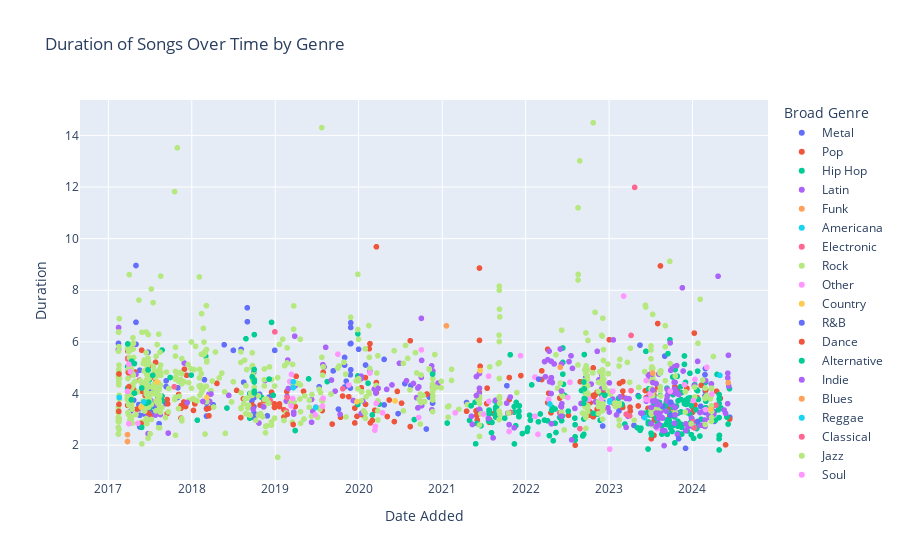

Notebook code for this chart:
### Code cell
top_genres = ['Alternative', 'Dance', 'Electronic', 'Hip Hop', 'Indie', 'Latin', 'Metal', 'Other', 'Pop', 'Rock']
df_top_genres = df[df['Broad Genre'].isin(top_genres)]
fig = px.scatter(df, y='Duration', x='Date Added', color='Broad Genre', hover_data={'Track Name': True}, title='Duration of Songs Over Time by Genre')
fig.show()

### Figure 1 — Plotly figure (JSON) as saved in the notebook; plotly's stock layout.template omitted (floating-point values rounded to 4 significant figures; data arrays with more than 128 entries replaced by an {"elided": "..."} marker saying what was removed)
{"data": [{"customdata": [["A Place for My Head"], ["Lying from You"], ["Figure.09"], ["Hearts Burst into Fire"], ["Question!"], ["Wish I Had an Angel"], ["Animal I Have Become"], ["Welcome to the Family"], ["The Trooper - 2015 Remaster"], ["Everybody's Fool"], ["Unholy Confessions"], ["Almost Easy"], ["Chop Suey!"], ["So Far Away"], ["Afterlife"], ["Aerials"], ["The Middle"], ["Lost"], ["The Phantom Of The Opera"], ["IN MY REMAINS"], ["Points of Authority"], ["No More Sorrow"], ["Bleed It Out"], ["I Miss You"], ["Show Me How to Live"], ["Toxicity"], ["Final Masquerade"], ["POWERLESS"], ["Amaranth"], ["End Of All Hope"], ["One Step Closer"], ["Bullet With Butterfly Wings - Remastered 2012"], ["Future Days"], ["Conquer Or Die"], ["Tornado Of Souls - 2004 Remix"], ["This Ain't A Love Song"], ["The Devil in I"], ["Alone"], ["Heretic"], ["Buried Alive"], ["Dear God"], ["Solway Firth"], ["Duality"], ["Psychosocial"], ["New Divide"], ["Hail to the King"], ["Carry On"], ["Shepherd of Fire"], ["Even Flow"], ["B.Y.O.B."], ["Sirens"], ["Waiting for the End"], ["Don't Stay"], ["One Last Breath"], ["Iridescent"], ["BURN IT DOWN"], ["Shadow of the Day"], ["Forgotten"], ["Leave Out All The Rest"], ["Runaway"], ["You Give Love A Bad Name"], ["Fury Of The Storm"], ["Through The Fire And Flames"], ["1979 - Remastered 2012"], ["Black"], ["Sirens"], ["Always"], ["Somewhere I Belong"], ["Numb"], ["In Pieces"], ["CASTLE OF GLASS"], ["Welcome To The Jungle"], ["Burning in the Skies"], ["Runaway"], ["Walk"], ["The Pretender"], ["Battle Symphony"], ["One More Light"], ["Heavy (feat. Kiiara)"], ["Talking to Myself"], ["Going Under"], ["Crawling"], ["Breaking the Habit"], ["In the End"], ["Everlong"], ["Today - 2011 Remaster"], ["Livin' On A Prayer"], ["Be Yourself"], ["Knockin' On Heaven's Door"], ["Over and Over"], ["Given Up"], ["Faint"], ["LOST IN THE ECHO"], ["What I've Done"], ["Like a Stone"], ["Invisible"], ["Sweet Child O' Mine"], ["Paradise City"], ["November Rain"], ["It's My Life"], ["I Hate Everything About You"], ["Last Resort"], ["Kryptonite"], ["Symphony Of Destruction - Remastered 2012"], ["Alive"], ["Sweet Child O' Mine"]], "hovertemplate": "Broad Genre=Metal<br>Date Added=%{x}<br>Duration=%{y}<br>Track Name=%{customdata[0]}<extra></extra>", "legendgroup": "Metal", "marker": {"color": "#636efa", "symbol": "circle"}, "mode": "markers", "name": "Metal", "showlegend": true, "type": "scattergl", "x": ["2024-06-12 12:45:21-05:00", "2024-04-05 14:12:20-05:00", "2024-04-05 14:01:47-05:00", "2024-02-26 15:27:38-05:00", "2024-02-26 15:16:37-05:00", "2024-02-26 15:11:24-05:00", "2024-02-26 15:08:43-05:00", "2024-02-25 22:23:43-05:00", "2024-02-24 21:06:19-05:00", "2024-02-24 21:00:20-05:00", "2024-02-24 20:38:17-05:00", "2024-02-24 20:34:31-05:00", "2024-02-05 23:14:25-05:00", "2023-09-01 12:45:59-05:00", "2023-05-16 07:57:03-05:00", "2023-05-08 08:20:09-05:00", "2023-04-19 22:25:57-05:00", "2023-02-13 11:52:50-05:00", "2022-12-05 21:46:52-05:00", "2022-12-03 21:44:56-05:00", "2022-12-03 21:38:09-05:00", "2022-12-03 21:36:17-05:00", "2022-12-03 21:36:07-05:00", "2022-09-28 19:29:05-05:00", "2022-09-21 16:19:09-05:00", "2021-04-17 11:12:21-05:00", "2020-11-19 17:15:36-05:00", "2020-11-19 16:15:03-05:00", "2020-11-05 17:54:15-05:00", "2020-11-05 17:51:03-05:00", "2020-10-23 09:33:54-05:00", "2020-08-16 20:56:29-05:00", "2020-07-21 10:50:43-05:00", "2020-04-21 18:36:14-05:00", "2020-04-21 18:28:15-05:00", "2020-01-31 08:20:37-05:00", "2020-01-01 01:25:29-05:00", "2019-11-28 10:47:20-05:00", "2019-11-27 16:33:56-05:00", "2019-11-27 16:30:02-05:00", "2019-11-27 16:28:32-05:00", "2019-11-25 22:40:28-05:00", "2019-11-25 22:36:25-05:00", "2019-11-25 22:30:48-05:00", "2019-11-07 22:14:28-05:00", "2019-10-31 16:00:43-05:00", "2019-10-31 15:55:57-05:00", "2019-10-31 15:54:20-05:00", "2019-09-11 20:58:56-05:00", "2019-07-12 11:09:43-05:00", "2018-12-29 23:48:55-05:00", "2018-12-05 18:47:50-05:00", "2018-11-27 13:27:13-05:00", "2018-10-24 17:32:56-05:00", "2018-09-29 21:11:39-05:00", "2018-09-29 21:11:10-05:00", "2018-09-29 21:10:45-05:00", "2018-09-29 21:08:14-05:00", "2018-09-29 21:08:09-05:00", "2018-09-29 21:04:36-05:00", "2018-09-20 23:11:33-05:00", "2018-09-01 08:49:51-05:00", "2018-08-31 22:25:44-05:00", "2018-08-16 00:13:46-05:00", "2018-08-04 21:54:30-05:00", "2018-07-01 21:38:27-05:00", "2018-05-22 15:52:06-05:00", "2018-04-04 06:39:13-05:00", "2018-03-06 12:44:06-05:00", "2018-03-06 12:42:37-05:00", "2018-03-06 12:42:11-05:00", "2018-02-25 11:23:23-05:00", "2017-10-31 18:00:24-05:00", "2017-10-30 18:12:39-05:00", "2017-09-10 18:31:56-05:00", "2017-09-10 18:31:29-05:00", "2017-09-10 02:10:53-05:00", "2017-08-10 23:53:24-05:00", "2017-08-10 22:15:07-05:00", "2017-08-06 01:30:41-05:00", "2017-08-02 11:47:34-05:00", "2017-07-20 22:10:53-05:00", "2017-07-20 22:10:45-05:00", "2017-07-20 22:10:36-05:00", "2017-07-16 21:30:15-05:00", "2017-06-28 20:51:52-05:00", "2017-06-25 20:47:18-05:00", "2017-06-23 18:57:22-05:00", "2017-06-23 18:45:12-05:00", "2017-06-09 06:27:56-05:00", "2017-05-18 22:11:28-05:00", "2017-05-18 21:58:52-05:00", "2017-05-18 21:58:22-05:00", "2017-05-18 21:58:09-05:00", "2017-05-18 13:19:59-05:00", "2017-05-14 10:45:40-05:00", "2017-05-01 22:03:12-05:00", "2017-05-01 22:03:04-05:00", "2017-05-01 22:02:49-05:00", "2017-04-21 16:09:54-05:00", "2017-04-09 18:45:17-05:00", "2017-04-09 18:40:14-05:00", "2017-04-09 18:33:46-05:00", "2017-04-02 17:26:17-05:00", "2017-02-14 09:32:42-05:00", "2017-02-14 09:32:04-05:00"], "xaxis": "x", "y": [3.077, 2.918, 3.292, 4.966, 3.343, 4.1, 3.857, 4.093, 4.212, 3.265, 4.73, 3.902, 3.504, 5.447, 5.874, 3.918, 2.764, 3.322, 4.145, 3.345, 3.337, 3.695, 2.74, 3.788, 4.631, 3.649, 3.627, 3.741, 3.857, 3.897, 2.622, 4.308, 4.382, 3.558, 5.321, 5.104, 5.714, 5.938, 4.92, 6.74, 6.558, 5.926, 4.21, 4.723, 4.477, 5.098, 4.251, 5.397, 4.876, 4.258, 5.672, 3.861, 3.132, 3.971, 4.943, 3.838, 4.832, 3.24, 3.488, 3.066, 3.712, 6.78, 7.32, 4.437, 5.711, 5.672, 5.889, 3.566, 3.125, 3.634, 3.423, 4.534, 4.219, 3.844, 4.266, 4.49, 3.605, 4.251, 2.83, 3.855, 3.582, 3.483, 3.269, 3.615, 4.176, 3.353, 4.172, 4.65, 5.6, 3.198, 3.155, 2.702, 3.419, 3.42, 4.899, 3.572, 5.909, 6.761, 8.958, 3.742, 3.858, 3.332, 3.899, 4.032, 5.682, 5.94], "yaxis": "y"}, {"customdata": {"elided": "186x1 str values"}, "hovertemplate": "Broad Genre=Pop<br>Date Added=%{x}<br>Duration=%{y}<br>Track Name=%{customdata[0]}<extra></extra>", "legendgroup": "Pop", "marker": {"color": "#EF553B", "symbol": "circle"}, "mode": "markers", "name": "Pop", "showlegend": true, "type": "scattergl", "x": {"elided": "186 str values"}, "xaxis": "x", "y": {"elided": "186 float values"}, "yaxis": "y"}, {"customdata": {"elided": "227x1 str values"}, "hovertemplate": "Broad Genre=Hip Hop<br>Date Added=%{x}<br>Duration=%{y}<br>Track Name=%{customdata[0]}<extra></extra>", "legendgroup": "Hip Hop", "marker": {"color": "#00cc96", "symbol": "circle"}, "mode": "markers", "name": "Hip Hop", "showlegend": true, "type": "scattergl", "x": {"elided": "227 str values"}, "xaxis": "x", "y": {"elided": "227 float values"}, "yaxis": "y"}, {"customdata": {"elided": "185x1 str values"}, "hovertemplate": "Broad Genre=Latin<br>Date Added=%{x}<br>Duration=%{y}<br>Track Name=%{customdata[0]}<extra></extra>", "legendgroup": "Latin", "marker": {"color": "#ab63fa", "symbol": "circle"}, "mode": "markers", "name": "Latin", "showlegend": true, "type": "scattergl", "x": {"elided": "185 str values"}, "xaxis": "x", "y": {"elided": "185 float values"}, "yaxis": "y"}, {"customdata": [["Something About You"]], "hovertemplate": "Broad Genre=Funk<br>Date Added=%{x}<br>Duration=%{y}<br>Track Name=%{customdata[0]}<extra></extra>", "legendgroup": "Funk", "marker": {"color": "#FFA15A", "symbol": "circle"}, "mode": "markers", "name": "Funk", "showlegend": true, "type": "scattergl", "x": ["2024-06-05 11:35:28-05:00"], "xaxis": "x", "y": [4.417], "yaxis": "y"}, {"customdata": [["So Many Ways to Get Downtown"], ["Young Soul"], ["Kind Reminder"], ["Musta Been a Ghost"]], "hovertemplate": "Broad Genre=Americana<br>Date Added=%{x}<br>Duration=%{y}<br>Track Name=%{customdata[0]}<extra></extra>", "legendgroup": "Americana", "marker": {"color": "#19d3f3", "symbol": "circle"}, "mode": "markers", "name": "Americana", "showlegend": true, "type": "scattergl", "x": ["2024-04-29 22:09:51-05:00", "2023-01-04 07:57:32-05:00", "2023-01-04 07:53:30-05:00", "2023-01-03 21:41:52-05:00"], "xaxis": "x", "y": [4.703, 3.722, 3.989, 3.668], "yaxis": "y"}, {"customdata": [["Don't You Worry Child - Radio Edit"], ["Naquele Pique"], ["Frikitona"], ["Animal Rights"], ["Shrunken Heads"], ["Gettin' Over You (feat. Fergie & LMFAO)"], ["Gingoba"], ["Dos"], ["You Spin Me Round (Like a Record)"], ["Sexy Bitch (feat. Akon)"], ["Omen"], ["Magnets"], ["Sonnenkind - MÖWE Remix"], ["Stole the Show"], ["Latch"], ["Into the Light"], ["You & Me - Flume Remix"], ["One More Time"]], "hovertemplate": "Broad Genre=Electronic<br>Date Added=%{x}<br>Duration=%{y}<br>Track Name=%{customdata[0]}<extra></extra>", "legendgroup": "Electronic", "marker": {"color": "#FF6692", "symbol": "circle"}, "mode": "markers", "name": "Electronic", "showlegend": true, "type": "scattergl", "x": ["2024-04-12 23:45:33-05:00", "2024-01-08 20:32:59-05:00", "2024-01-04 16:12:24-05:00", "2023-04-07 02:39:22-05:00", "2023-04-07 02:37:23-05:00", "2023-04-01 00:37:02-05:00", "2023-03-16 20:48:10-05:00", "2022-08-26 10:09:29-05:00", "2022-05-29 22:33:29-05:00", "2021-10-26 14:49:26-05:00", "2019-02-22 11:16:39-05:00", "2019-02-18 18:51:13-05:00", "2018-12-30 12:35:26-05:00", "2018-12-10 20:04:36-05:00", "2017-10-16 06:01:07-05:00", "2017-05-16 21:16:42-05:00", "2017-04-15 20:12:31-05:00", "2017-03-26 10:06:40-05:00"], "xaxis": "x", "y": [3.548, 2.666, 2.907, 6.251, 4.109, 3.133, 3.198, 2.639, 3.252, 3.264, 3.837, 3.321, 6.387, 3.72, 4.261, 4.52, 4.714, 5.339], "yaxis": "y"}, {"customdata": {"elided": "601x1 str values"}, "hovertemplate": "Broad Genre=Rock<br>Date Added=%{x}<br>Duration=%{y}<br>Track Name=%{customdata[0]}<extra></extra>", "legendgroup": "Rock", "marker": {"color": "#B6E880", "symbol": "circle"}, "mode": "markers", "name": "Rock", "showlegend": true, "type": "scattergl", "x": {"elided": "601 str values"}, "xaxis": "x", "y": {"elided": "601 float values"}, "yaxis": "y"}, {"customdata": [["Mi Ideología"], ["Me Hace Daño Verte"], ["La Puerta"], ["M.A - Remix"], ["Dog Days"], ["Amor del Bueno"], ["La Locura Automática - Reggaeton"], ["Ni Una Ni Dos"], ["Bailame Despacio Vs La Player - Remix"], ["Bajo"], ["Dime"], ["Loco por Volverte a Ver"], ["KOMM, SUSSER TOD - M-10 Director's Edit Version"], ["The Cruel Angel's Thesis (Director's Edit Version)"], ["Peach Trees"], ["Tengo"], ["Remember Summer Days (Night Tempo Showa Groove Mix)"], ["memories"], ["Comedy"], ["Believe (ONE PIECE)"], ["Kirameki"], ["STAND PROUD"], ["CRAZY NOISY BIZARRE TOWN"], ["Kaikai Kitan"], ["No Me Conocen (Remix) [con DUKI, Rei & Tiago PZK]"], ["Kelly"], ["I Had Control"], ["Esta Cobardía"], ["Maravillosos"], ["Se Fue la Luz"], ["Sueño en la Altura"], ["Verte Pasar"], ["Mr Blue"], ["El Che y los Rolling Stones"], ["Nora en Abril"], ["Da Ya Think I'm Sexy?"], ["Speechless (Full)"], ["Bad News Ain't No News At All"], ["A l'assaut (des ombres sur l'o)"], ["Louder Than Words"], ["What You Need"], ["Lost Stars"]], "hovertemplate": "Broad Genre=Other<br>Date Added=%{x}<br>Duration=%{y}<br>Track Name=%{customdata[0]}<extra></extra>", "legendgroup": "Other", "marker": {"color": "#FF97FF", "symbol": "circle"}, "mode": "markers", "name": "Other", "showlegend": true, "type": "scattergl", "x": ["2024-03-25 20:22:10-05:00", "2024-03-03 19:08:05-05:00", "2024-02-27 14:22:43-05:00", "2024-01-11 17:21:35-05:00", "2024-01-04 08:26:47-05:00", "2023-11-26 21:14:38-05:00", "2023-09-25 11:08:17-05:00", "2023-07-29 19:32:00-05:00", "2023-06-30 09:01:59-05:00", "2023-06-26 20:40:58-05:00", "2023-06-12 13:16:29-05:00", "2023-06-11 18:48:41-05:00", "2023-03-05 18:17:12-05:00", "2023-01-17 19:03:59-05:00", "2023-01-03 21:50:43-05:00", "2022-11-29 15:47:41-05:00", "2022-10-04 21:58:20-05:00", "2022-07-13 19:49:32-05:00", "2022-07-04 07:19:21-05:00", "2022-04-11 10:53:49-05:00", "2022-02-23 19:55:30-05:00", "2022-02-10 16:32:17-05:00", "2022-02-10 16:32:05-05:00", "2021-07-24 08:21:33-05:00", "2021-07-22 16:13:50-05:00", "2021-06-30 12:47:51-05:00", "2021-02-26 20:16:55-05:00", "2020-10-01 18:05:54-05:00", "2020-09-19 15:10:14-05:00", "2020-04-14 22:21:26-05:00", "2020-03-17 22:30:58-05:00", "2020-03-14 12:01:43-05:00", "2020-03-11 19:55:01-05:00", "2020-02-19 08:11:27-05:00", "2019-11-18 21:20:50-05:00", "2019-10-02 11:05:02-05:00", "2019-06-27 18:17:44-05:00", "2019-06-24 21:22:50-05:00", "2019-03-18 11:00:01-05:00", "2019-03-13 09:44:31-05:00", "2019-03-11 17:14:39-05:00", "2019-03-05 19:36:32-05:00"], "xaxis": "x", "y": [3.977, 5.013, 3.376, 4.545, 3.727, 4.341, 4.089, 2.642, 3.985, 3.734, 4.503, 3.766, 7.775, 4.085, 1.845, 3.806, 3.782, 4.437, 3.844, 3.77, 2.417, 4.634, 3.112, 3.69, 4.671, 3.2, 3.252, 5.689, 3.069, 3.252, 3.616, 2.724, 2.577, 4.792, 4.328, 5.522, 3.48, 3.172, 3.802, 4.738, 3.518, 4.464], "yaxis": "y"}, {"customdata": [["Things A Man Oughta Know"], ["Tennessee Whiskey"], ["If I Die Young"], ["Jesus, Etc."], ["Yours If You Want It"]], "hovertemplate": "Broad Genre=Country<br>Date Added=%{x}<br>Duration=%{y}<br>Track Name=%{customdata[0]}<extra></extra>", "legendgroup": "Country", "marker": {"color": "#FECB52", "symbol": "circle"}, "mode": "markers", "name": "Country", "showlegend": true, "type": "scattergl", "x": ["2024-03-21 02:36:54-05:00", "2021-06-15 20:13:50-05:00", "2020-06-08 14:53:31-05:00", "2018-03-08 01:33:09-05:00", "2017-05-23 21:40:58-05:00"], "xaxis": "x", "y": [3.39, 4.888, 3.713, 3.85, 3.479], "yaxis": "y"}, {"customdata": [["Eres Para Mí"], ["cómo dormiste?"], ["FLEXXX"], ["Mejor No Nos Vemos"], ["SHORTY QUE TE VAYA BN <3"], ["A Mí"], ["Mimosas - Remix"], ["Beat It"], ["Adorn"], ["Say a Little Prayer - Live"]], "hovertemplate": "Broad Genre=R&B<br>Date Added=%{x}<br>Duration=%{y}<br>Track Name=%{customdata[0]}<extra></extra>", "legendgroup": "R&B", "marker": {"color": "#636efa", "symbol": "circle"}, "mode": "markers", "name": "R&B", "showlegend": true, "type": "scattergl", "x": ["2024-01-22 17:55:49-05:00", "2023-12-01 15:12:57-05:00", "2023-11-01 13:16:26-05:00", "2023-09-28 01:00:39-05:00", "2023-09-28 00:57:18-05:00", "2023-08-22 21:10:36-05:00", "2022-02-27 00:40:51-05:00", "2021-10-10 20:24:24-05:00", "2020-06-21 20:40:43-05:00", "2019-10-04 18:13:27-05:00"], "xaxis": "x", "y": [2.914, 1.876, 2.247, 3.153, 3.661, 3.495, 4.556, 4.301, 3.219, 3.393], "yaxis": "y"}, {"customdata": [["I See the Light"], ["Dance Yrself Clean"], ["Lasso"], ["Disco Inferno - Single Edit"], ["Le Freak - Edit"], ["Night Fever - From \"Saturday Night Fever\" Soundtrack"], ["Sing a Song"], ["Shining Star"], ["Be My Lady"], ["Boogie Wonderland"], ["Stayin' Alive - 2007 Remastered Version Saturday Night Fever"], ["September"], ["Walking On A Dream"]], "hovertemplate": "Broad Genre=Dance<br>Date Added=%{x}<br>Duration=%{y}<br>Track Name=%{customdata[0]}<extra></extra>", "legendgroup": "Dance", "marker": {"color": "#EF553B", "symbol": "circle"}, "mode": "markers", "name": "Dance", "showlegend": true, "type": "scattergl", "x": ["2024-01-08 20:26:35-05:00", "2023-08-13 18:22:16-05:00", "2019-03-20 20:07:22-05:00", "2019-02-22 14:58:26-05:00", "2019-01-19 21:44:15-05:00", "2019-01-19 21:22:54-05:00", "2018-03-06 23:57:13-05:00", "2017-05-23 21:31:38-05:00", "2017-03-31 17:30:39-05:00", "2017-03-29 20:27:58-05:00", "2017-02-16 12:09:24-05:00", "2017-02-16 12:05:38-05:00", "2017-02-15 14:30:18-05:00"], "xaxis": "x", "y": [6.338, 8.941, 2.798, 3.192, 3.595, 3.492, 3.398, 2.836, 4.26, 4.805, 4.756, 3.58, 3.307], "yaxis": "y"}, {"customdata": [["hot girl bummer (with Khea) - Khea Remix"], ["No More Lies"], ["Love to Hate You"], ["Sparks"], ["My Universe"], ["Til Kingdom Come"], ["People of The Pride"], ["Humankind"], ["Higher Power"], ["Charlie Brown"], ["Adventure of a Lifetime"], ["Friday I'm in Love"], ["Fun (feat. Tove Lo)"], ["Come On Eileen"], ["Tainted Love"], ["Go!"], ["Up&Up"], ["Trouble"], ["Life in Technicolor ii"], ["Yellow"], ["Viva La Vida"], ["Army of One"], ["Amazing Day"], ["Fix You"], ["Paradise"], ["Quello Che Non C'è"], ["Everglow"], ["A L I E N S"], ["I Ran (So Far Away) - Single Edit"], ["Sin aliento"], ["Ni tú ni nadie"], ["Karma Chameleon - Remastered 2002"], ["Boys Don't Cry"], ["Every Teardrop Is a Waterfall"], ["The Scientist"], ["Fascination Street - Remastered"], ["Take on Me"], ["Hypnotised"]], "hovertemplate": "Broad Genre=Alternative<br>Date Added=%{x}<br>Duration=%{y}<br>Track Name=%{customdata[0]}<extra></extra>", "legendgroup": "Alternative", "marker": {"color": "#00cc96", "symbol": "circle"}, "mode": "markers", "name": "Alternative", "showlegend": true, "type": "scattergl", "x": ["2024-01-05 22:29:22-05:00", "2023-11-26 19:07:56-05:00", "2022-12-13 16:59:21-05:00", "2022-09-17 16:10:02-05:00", "2022-09-14 07:44:17-05:00", "2022-09-14 07:36:00-05:00", "2022-09-12 08:09:46-05:00", "2022-09-12 08:09:35-05:00", "2021-05-07 08:41:04-05:00", "2020-11-19 16:42:31-05:00", "2020-02-11 08:15:57-05:00", "2019-12-28 17:16:41-05:00", "2019-08-16 16:51:44-05:00", "2019-05-27 06:51:16-05:00", "2019-03-29 14:19:11-05:00", "2018-12-23 10:54:30-05:00", "2018-12-15 23:02:43-05:00", "2018-12-05 14:37:15-05:00", "2018-10-01 16:51:31-05:00", "2018-10-01 16:51:24-05:00", "2018-10-01 16:51:18-05:00", "2018-10-01 16:49:52-05:00", "2018-10-01 16:44:16-05:00", "2018-09-30 22:36:00-05:00", "2018-09-22 11:37:40-05:00", "2018-08-26 01:58:53-05:00", "2017-12-29 13:39:19-05:00", "2017-07-13 21:56:20-05:00", "2017-06-25 20:46:54-05:00", "2017-06-23 16:32:36-05:00", "2017-06-15 17:17:07-05:00", "2017-05-26 16:30:36-05:00", "2017-05-26 12:31:55-05:00", "2017-04-24 22:08:24-05:00", "2017-04-24 22:08:15-05:00", "2017-04-13 08:10:52-05:00", "2017-04-11 22:36:32-05:00", "2017-03-26 11:49:38-05:00"], "xaxis": "x", "y": [2.262, 5.454, 3.933, 3.785, 3.8, 4.178, 3.621, 4.445, 3.522, 4.753, 4.396, 3.573, 4.459, 4.566, 2.563, 3.929, 6.755, 4.557, 4.085, 4.446, 4.024, 6.28, 4.518, 4.926, 4.645, 6.122, 4.712, 4.707, 3.666, 4.913, 3.617, 4.213, 2.687, 4.013, 5.16, 5.253, 3.755, 5.92], "yaxis": "y"}, {"customdata": [["She Calls Me Back (with Kacey Musgraves)"], ["sangria"], ["slow motion"], ["nightmares"], ["Under The Light"], ["Mad Visions"], ["Super Slow"], ["Just for a Minute"], ["RUN"], ["Skinny"], ["Alter Ego"], ["Break My Baby"], ["Hey Gringo"], ["Too Much Time Together"], ["About You"], ["Trouble’s Coming"], ["Oblivion"], ["See The Sun"], ["Do You Wanna"], ["Junk Of The Heart (Happy)"], ["Ooh La"], ["Sweet Emotion"], ["Westside"], ["The Things We Do"], ["El Pozo"], ["Simple Song"], ["No Te Me Achores"], ["Pan y Circo"], ["Cough Syrup"], ["Los Amigos Que Perdí"], ["Karaoke Katmandú"], ["El Momento"], ["Melancolía Blue Blue Blue"], ["Naive"], ["Call It What You Want"], ["Bad Habit"], ["Triciclo Perú"], ["Mistakes"]], "hovertemplate": "Broad Genre=Indie<br>Date Added=%{x}<br>Duration=%{y}<br>Track Name=%{customdata[0]}<extra></extra>", "legendgroup": "Indie", "marker": {"color": "#ab63fa", "symbol": "circle"}, "mode": "markers", "name": "Indie", "showlegend": true, "type": "scattergl", "x": ["2023-10-22 14:29:19-05:00", "2023-10-16 20:28:37-05:00", "2023-10-16 20:22:24-05:00", "2023-10-16 20:20:48-05:00", "2023-08-10 08:52:46-05:00", "2023-08-04 19:49:26-05:00", "2023-07-25 22:27:57-05:00", "2023-07-25 22:12:25-05:00", "2023-07-25 21:54:55-05:00", "2023-07-11 10:16:06-05:00", "2023-07-11 10:13:41-05:00", "2023-07-11 09:59:54-05:00", "2023-07-07 10:06:18-05:00", "2023-07-04 13:37:08-05:00", "2023-07-04 13:33:25-05:00", "2023-03-16 20:09:45-05:00", "2023-03-16 20:05:40-05:00", "2022-06-08 07:43:21-05:00", "2022-06-06 16:53:55-05:00", "2022-06-06 16:51:50-05:00", "2022-06-06 16:34:02-05:00", "2022-06-06 15:54:51-05:00", "2022-06-04 13:43:46-05:00", "2021-06-12 21:16:39-05:00", "2021-05-30 14:46:37-05:00", "2020-09-20 10:11:24-05:00", "2020-09-16 09:22:58-05:00", "2020-09-16 09:21:11-05:00", "2020-05-03 01:37:43-05:00", "2020-03-26 12:17:32-05:00", "2019-12-08 12:04:31-05:00", "2019-09-04 06:04:06-05:00", "2018-11-10 22:30:48-05:00", "2018-09-26 19:40:13-05:00", "2018-03-26 01:56:31-05:00", "2018-02-18 18:42:13-05:00", "2017-12-11 21:32:20-05:00", "2017-09-19 21:06:39-05:00"], "xaxis": "x", "y": [4.066, 3.167, 4.432, 3.455, 3.564, 3.156, 2.71, 4.381, 3.242, 3.705, 4.136, 4.426, 4.747, 2.833, 3.46, 3.807, 2.688, 3.607, 4.096, 3.121, 3.483, 5.143, 3.503, 4.201, 3.922, 4.257, 3.443, 4.213, 4.159, 4.196, 3.728, 4.521, 3.48, 3.392, 3.98, 3.69, 3.648, 2.465], "yaxis": "y"}, {"customdata": [["Presence Of The Lord"], ["The Thrill Is Gone"], ["Rock Me Baby"], ["Rip It Up"], ["Long Tall Sally"]], "hovertemplate": "Broad Genre=Blues<br>Date Added=%{x}<br>Duration=%{y}<br>Track Name=%{customdata[0]}<extra></extra>", "legendgroup": "Blues", "marker": {"color": "#FFA15A", "symbol": "circle"}, "mode": "markers", "name": "Blues", "showlegend": true, "type": "scattergl", "x": ["2023-07-10 21:46:14-05:00", "2022-06-01 07:49:29-05:00", "2021-01-19 08:41:16-05:00", "2017-03-25 18:42:50-05:00", "2017-03-25 18:42:46-05:00"], "xaxis": "x", "y": [4.79, 5.019, 6.62, 2.406, 2.138], "yaxis": "y"}, {"customdata": [["Red Red Wine"], ["Groove Bom - Ao Vivo"], ["One Day"], ["When We Were Younger"], ["Not Done Yet"], ["Wavin' Flag"], ["Is This Love"]], "hovertemplate": "Broad Genre=Reggae<br>Date Added=%{x}<br>Duration=%{y}<br>Track Name=%{customdata[0]}<extra></extra>", "legendgroup": "Reggae", "marker": {"color": "#19d3f3", "symbol": "circle"}, "mode": "markers", "name": "Reggae", "showlegend": true, "type": "scattergl", "x": ["2023-06-06 08:40:17-05:00", "2022-04-16 13:22:34-05:00", "2019-06-26 23:28:17-05:00", "2019-03-20 23:59:05-05:00", "2019-03-20 23:51:50-05:00", "2017-06-04 18:02:56-05:00", "2017-02-17 15:06:51-05:00"], "xaxis": "x", "y": [3.062, 3.593, 3.46, 4.454, 4.226, 3.675, 3.846], "yaxis": "y"}, {"customdata": [["Ballade No. 4 in F Minor, Op. 52"], ["Con Te Partirò"]], "hovertemplate": "Broad Genre=Classical<br>Date Added=%{x}<br>Duration=%{y}<br>Track Name=%{customdata[0]}<extra></extra>", "legendgroup": "Classical", "marker": {"color": "#FF6692", "symbol": "circle"}, "mode": "markers", "name": "Classical", "showlegend": true, "type": "scattergl", "x": ["2023-04-22 23:58:39-05:00", "2019-10-23 20:14:03-05:00"], "xaxis": "x", "y": [11.99, 4.183], "yaxis": "y"}, {"customdata": [["Juan Pachanga"], ["Pedro Navaja"]], "hovertemplate": "Broad Genre=Jazz<br>Date Added=%{x}<br>Duration=%{y}<br>Track Name=%{customdata[0]}<extra></extra>", "legendgroup": "Jazz", "marker": {"color": "#B6E880", "symbol": "circle"}, "mode": "markers", "name": "Jazz", "showlegend": true, "type": "scattergl", "x": ["2022-12-01 20:13:51-05:00", "2019-03-23 05:28:12-05:00"], "xaxis": "x", "y": [6.226, 7.391], "yaxis": "y"}, {"customdata": [["LOST IN PARADISE"], ["Ain't No Mountain High Enough"], ["If I Ain't Got You"], ["Chasing Pavements"], ["For Once In My Life"], ["When We Were Young"], ["Master Blaster (Jammin')"], ["For Once In My Life"], ["Superstition - Single Version"]], "hovertemplate": "Broad Genre=Soul<br>Date Added=%{x}<br>Duration=%{y}<br>Track Name=%{customdata[0]}<extra></extra>", "legendgroup": "Soul", "marker": {"color": "#FF97FF", "symbol": "circle"}, "mode": "markers", "name": "Soul", "showlegend": true, "type": "scattergl", "x": ["2021-12-09 12:45:23-05:00", "2021-10-20 09:37:06-05:00", "2019-07-29 22:11:08-05:00", "2019-07-26 17:57:57-05:00", "2017-05-09 20:35:31-05:00", "2017-04-06 22:08:49-05:00", "2017-03-31 12:28:24-05:00", "2017-03-31 12:25:46-05:00", "2017-03-25 19:04:20-05:00"], "xaxis": "x", "y": [5.466, 2.528, 3.812, 3.508, 2.843, 4.848, 5.132, 2.83, 4.08], "yaxis": "y"}, {"customdata": [["Father And Son"], ["Little Talks"]], "hovertemplate": "Broad Genre=Folk<br>Date Added=%{x}<br>Duration=%{y}<br>Track Name=%{customdata[0]}<extra></extra>", "legendgroup": "Folk", "marker": {"color": "#FECB52", "symbol": "circle"}, "mode": "markers", "name": "Folk", "showlegend": true, "type": "scattergl", "x": ["2019-12-25 01:05:16-05:00", "2017-08-02 11:46:32-05:00"], "xaxis": "x", "y": [3.683, 4.443], "yaxis": "y"}], "layout": {"autosize": true, "legend": {"title": {"text": "Broad Genre"}, "tracegroupgap": 0}, "title": {"text": "Duration of Songs Over Time by Genre"}, "xaxis": {"anchor": "y", "autorange": true, "domain": [0, 1], "range": ["2016-09-02 22:33:29.8067", "2024-11-22 10:28:36.1933"], "title": {"text": "Date Added"}, "type": "date"}, "yaxis": {"anchor": "x", "autorange": true, "domain": [0, 1], "range": [0.4598, 15.56], "title": {"text": "Duration"}, "type": "linear"}}}
